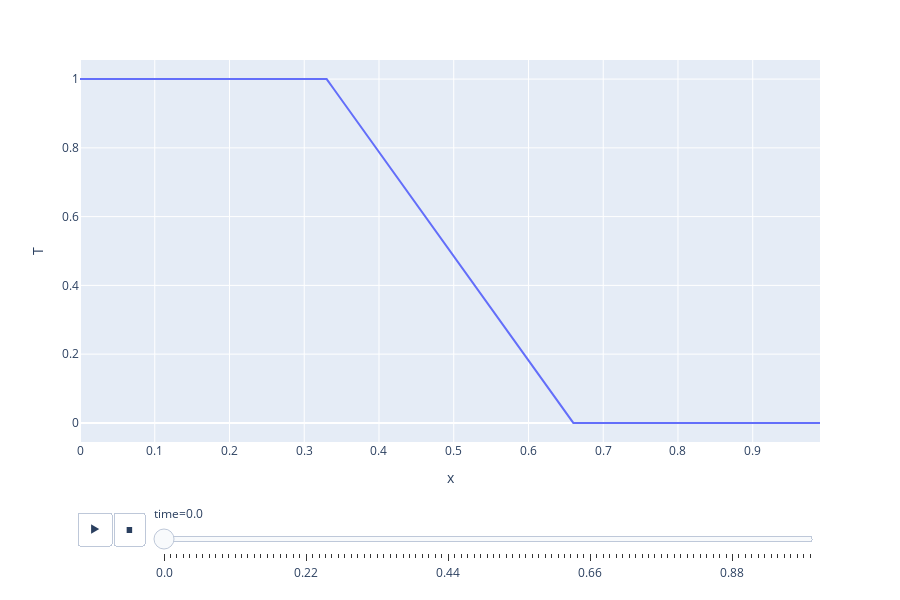

The notebook cell this image was saved under:
### Code cell
px.line(df, x='x', y='T', animation_frame='time')

### Figure 1 — Plotly figure (JSON) as saved in the notebook; plotly's stock layout.template omitted (floating-point values rounded to 4 significant figures)
{"data": [{"hoverlabel": {"namelength": 0}, "hovertemplate": "time=0.0<br>x=%{x}<br>T=%{y}", "legendgroup": "", "line": {"color": "#636efa", "dash": "solid"}, "mode": "lines", "name": "", "showlegend": false, "type": "scatter", "x": [0, 0.01, 0.02, 0.03, 0.04, 0.05, 0.06, 0.07, 0.08, 0.09, 0.1, 0.11, 0.12, 0.13, 0.14, 0.15, 0.16, 0.17, 0.18, 0.19, 0.2, 0.21, 0.22, 0.23, 0.24, 0.25, 0.26, 0.27, 0.28, 0.29, 0.3, 0.31, 0.32, 0.33, 0.34, 0.35, 0.36, 0.37, 0.38, 0.39, 0.4, 0.41, 0.42, 0.43, 0.44, 0.45, 0.46, 0.47, 0.48, 0.49, 0.5, 0.51, 0.52, 0.53, 0.54, 0.55, 0.56, 0.57, 0.58, 0.59, 0.6, 0.61, 0.62, 0.63, 0.64, 0.65, 0.66, 0.67, 0.68, 0.69, 0.7, 0.71, 0.72, 0.73, 0.74, 0.75, 0.76, 0.77, 0.78, 0.79, 0.8, 0.81, 0.82, 0.83, 0.84, 0.85, 0.86, 0.87, 0.88, 0.89, 0.9, 0.91, 0.92, 0.93, 0.94, 0.95, 0.96, 0.97, 0.98, 0.99], "xaxis": "x", "y": [1, 1, 1, 1, 1, 1, 1, 1, 1, 1, 1, 1, 1, 1, 1, 1, 1, 1, 1, 1, 1, 1, 1, 1, 1, 1, 1, 1, 1, 1, 1, 1, 1, 1, 0.9697, 0.9394, 0.9091, 0.8788, 0.8485, 0.8182, 0.7879, 0.7576, 0.7273, 0.697, 0.6667, 0.6364, 0.6061, 0.5758, 0.5455, 0.5152, 0.4848, 0.4545, 0.4242, 0.3939, 0.3636, 0.3333, 0.303, 0.2727, 0.2424, 0.2121, 0.1818, 0.1515, 0.1212, 0.09091, 0.06061, 0.0303, 0, 0, 0, 0, 0, 0, 0, 0, 0, 0, 0, 0, 0, 0, 0, 0, 0, 0, 0, 0, 0, 0, 0, 0, 0, 0, 0, 0, 0, 0, 0, 0, 0, 0], "yaxis": "y"}], "layout": {"height": 600, "legend": {"tracegroupgap": 0}, "margin": {"t": 60}, "sliders": [{"active": 0, "currentvalue": {"prefix": "time="}, "len": 0.9, "pad": {"b": 10, "t": 60}, "steps": [{"args": [["0.0"], {"frame": {"duration": 0, "redraw": false}, "fromcurrent": true, "mode": "immediate", "transition": {"duration": 0, "easing": "linear"}}], "label": "0.0", "method": "animate"}, {"args": [["0.01"], {"frame": {"duration": 0, "redraw": false}, "fromcurrent": true, "mode": "immediate", "transition": {"duration": 0, "easing": "linear"}}], "label": "0.01", "method": "animate"}, {"args": [["0.02"], {"frame": {"duration": 0, "redraw": false}, "fromcurrent": true, "mode": "immediate", "transition": {"duration": 0, "easing": "linear"}}], "label": "0.02", "method": "animate"}, {"args": [["0.03"], {"frame": {"duration": 0, "redraw": false}, "fromcurrent": true, "mode": "immediate", "transition": {"duration": 0, "easing": "linear"}}], "label": "0.03", "method": "animate"}, {"args": [["0.04"], {"frame": {"duration": 0, "redraw": false}, "fromcurrent": true, "mode": "immediate", "transition": {"duration": 0, "easing": "linear"}}], "label": "0.04", "method": "animate"}, {"args": [["0.05"], {"frame": {"duration": 0, "redraw": false}, "fromcurrent": true, "mode": "immediate", "transition": {"duration": 0, "easing": "linear"}}], "label": "0.05", "method": "animate"}, {"args": [["0.06"], {"frame": {"duration": 0, "redraw": false}, "fromcurrent": true, "mode": "immediate", "transition": {"duration": 0, "easing": "linear"}}], "label": "0.06", "method": "animate"}, {"args": [["0.07"], {"frame": {"duration": 0, "redraw": false}, "fromcurrent": true, "mode": "immediate", "transition": {"duration": 0, "easing": "linear"}}], "label": "0.07", "method": "animate"}, {"args": [["0.08"], {"frame": {"duration": 0, "redraw": false}, "fromcurrent": true, "mode": "immediate", "transition": {"duration": 0, "easing": "linear"}}], "label": "0.08", "method": "animate"}, {"args": [["0.09"], {"frame": {"duration": 0, "redraw": false}, "fromcurrent": true, "mode": "immediate", "transition": {"duration": 0, "easing": "linear"}}], "label": "0.09", "method": "animate"}, {"args": [["0.1"], {"frame": {"duration": 0, "redraw": false}, "fromcurrent": true, "mode": "immediate", "transition": {"duration": 0, "easing": "linear"}}], "label": "0.1", "method": "animate"}, {"args": [["0.11"], {"frame": {"duration": 0, "redraw": false}, "fromcurrent": true, "mode": "immediate", "transition": {"duration": 0, "easing": "linear"}}], "label": "0.11", "method": "animate"}, {"args": [["0.12"], {"frame": {"duration": 0, "redraw": false}, "fromcurrent": true, "mode": "immediate", "transition": {"duration": 0, "easing": "linear"}}], "label": "0.12", "method": "animate"}, {"args": [["0.13"], {"frame": {"duration": 0, "redraw": false}, "fromcurrent": true, "mode": "immediate", "transition": {"duration": 0, "easing": "linear"}}], "label": "0.13", "method": "animate"}, {"args": [["0.14"], {"frame": {"duration": 0, "redraw": false}, "fromcurrent": true, "mode": "immediate", "transition": {"duration": 0, "easing": "linear"}}], "label": "0.14", "method": "animate"}, {"args": [["0.15"], {"frame": {"duration": 0, "redraw": false}, "fromcurrent": true, "mode": "immediate", "transition": {"duration": 0, "easing": "linear"}}], "label": "0.15", "method": "animate"}, {"args": [["0.16"], {"frame": {"duration": 0, "redraw": false}, "fromcurrent": true, "mode": "immediate", "transition": {"duration": 0, "easing": "linear"}}], "label": "0.16", "method": "animate"}, {"args": [["0.17"], {"frame": {"duration": 0, "redraw": false}, "fromcurrent": true, "mode": "immediate", "transition": {"duration": 0, "easing": "linear"}}], "label": "0.17", "method": "animate"}, {"args": [["0.18"], {"frame": {"duration": 0, "redraw": false}, "fromcurrent": true, "mode": "immediate", "transition": {"duration": 0, "easing": "linear"}}], "label": "0.18", "method": "animate"}, {"args": [["0.19"], {"frame": {"duration": 0, "redraw": false}, "fromcurrent": true, "mode": "immediate", "transition": {"duration": 0, "easing": "linear"}}], "label": "0.19", "method": "animate"}, {"args": [["0.2"], {"frame": {"duration": 0, "redraw": false}, "fromcurrent": true, "mode": "immediate", "transition": {"duration": 0, "easing": "linear"}}], "label": "0.2", "method": "animate"}, {"args": [["0.21"], {"frame": {"duration": 0, "redraw": false}, "fromcurrent": true, "mode": "immediate", "transition": {"duration": 0, "easing": "linear"}}], "label": "0.21", "method": "animate"}, {"args": [["0.22"], {"frame": {"duration": 0, "redraw": false}, "fromcurrent": true, "mode": "immediate", "transition": {"duration": 0, "easing": "linear"}}], "label": "0.22", "method": "animate"}, {"args": [["0.23"], {"frame": {"duration": 0, "redraw": false}, "fromcurrent": true, "mode": "immediate", "transition": {"duration": 0, "easing": "linear"}}], "label": "0.23", "method": "animate"}, {"args": [["0.24"], {"frame": {"duration": 0, "redraw": false}, "fromcurrent": true, "mode": "immediate", "transition": {"duration": 0, "easing": "linear"}}], "label": "0.24", "method": "animate"}, {"args": [["0.25"], {"frame": {"duration": 0, "redraw": false}, "fromcurrent": true, "mode": "immediate", "transition": {"duration": 0, "easing": "linear"}}], "label": "0.25", "method": "animate"}, {"args": [["0.26"], {"frame": {"duration": 0, "redraw": false}, "fromcurrent": true, "mode": "immediate", "transition": {"duration": 0, "easing": "linear"}}], "label": "0.26", "method": "animate"}, {"args": [["0.27"], {"frame": {"duration": 0, "redraw": false}, "fromcurrent": true, "mode": "immediate", "transition": {"duration": 0, "easing": "linear"}}], "label": "0.27", "method": "animate"}, {"args": [["0.28"], {"frame": {"duration": 0, "redraw": false}, "fromcurrent": true, "mode": "immediate", "transition": {"duration": 0, "easing": "linear"}}], "label": "0.28", "method": "animate"}, {"args": [["0.29"], {"frame": {"duration": 0, "redraw": false}, "fromcurrent": true, "mode": "immediate", "transition": {"duration": 0, "easing": "linear"}}], "label": "0.29", "method": "animate"}, {"args": [["0.3"], {"frame": {"duration": 0, "redraw": false}, "fromcurrent": true, "mode": "immediate", "transition": {"duration": 0, "easing": "linear"}}], "label": "0.3", "method": "animate"}, {"args": [["0.31"], {"frame": {"duration": 0, "redraw": false}, "fromcurrent": true, "mode": "immediate", "transition": {"duration": 0, "easing": "linear"}}], "label": "0.31", "method": "animate"}, {"args": [["0.32"], {"frame": {"duration": 0, "redraw": false}, "fromcurrent": true, "mode": "immediate", "transition": {"duration": 0, "easing": "linear"}}], "label": "0.32", "method": "animate"}, {"args": [["0.33"], {"frame": {"duration": 0, "redraw": false}, "fromcurrent": true, "mode": "immediate", "transition": {"duration": 0, "easing": "linear"}}], "label": "0.33", "method": "animate"}, {"args": [["0.34"], {"frame": {"duration": 0, "redraw": false}, "fromcurrent": true, "mode": "immediate", "transition": {"duration": 0, "easing": "linear"}}], "label": "0.34", "method": "animate"}, {"args": [["0.35000000000000003"], {"frame": {"duration": 0, "redraw": false}, "fromcurrent": true, "mode": "immediate", "transition": {"duration": 0, "easing": "linear"}}], "label": "0.35000000000000003", "method": "animate"}, {"args": [["0.36"], {"frame": {"duration": 0, "redraw": false}, "fromcurrent": true, "mode": "immediate", "transition": {"duration": 0, "easing": "linear"}}], "label": "0.36", "method": "animate"}, {"args": [["0.37"], {"frame": {"duration": 0, "redraw": false}, "fromcurrent": true, "mode": "immediate", "transition": {"duration": 0, "easing": "linear"}}], "label": "0.37", "method": "animate"}, {"args": [["0.38"], {"frame": {"duration": 0, "redraw": false}, "fromcurrent": true, "mode": "immediate", "transition": {"duration": 0, "easing": "linear"}}], "label": "0.38", "method": "animate"}, {"args": [["0.39"], {"frame": {"duration": 0, "redraw": false}, "fromcurrent": true, "mode": "immediate", "transition": {"duration": 0, "easing": "linear"}}], "label": "0.39", "method": "animate"}, {"args": [["0.4"], {"frame": {"duration": 0, "redraw": false}, "fromcurrent": true, "mode": "immediate", "transition": {"duration": 0, "easing": "linear"}}], "label": "0.4", "method": "animate"}, {"args": [["0.41000000000000003"], {"frame": {"duration": 0, "redraw": false}, "fromcurrent": true, "mode": "immediate", "transition": {"duration": 0, "easing": "linear"}}], "label": "0.41000000000000003", "method": "animate"}, {"args": [["0.42"], {"frame": {"duration": 0, "redraw": false}, "fromcurrent": true, "mode": "immediate", "transition": {"duration": 0, "easing": "linear"}}], "label": "0.42", "method": "animate"}, {"args": [["0.43"], {"frame": {"duration": 0, "redraw": false}, "fromcurrent": true, "mode": "immediate", "transition": {"duration": 0, "easing": "linear"}}], "label": "0.43", "method": "animate"}, {"args": [["0.44"], {"frame": {"duration": 0, "redraw": false}, "fromcurrent": true, "mode": "immediate", "transition": {"duration": 0, "easing": "linear"}}], "label": "0.44", "method": "animate"}, {"args": [["0.45"], {"frame": {"duration": 0, "redraw": false}, "fromcurrent": true, "mode": "immediate", "transition": {"duration": 0, "easing": "linear"}}], "label": "0.45", "method": "animate"}, {"args": [["0.46"], {"frame": {"duration": 0, "redraw": false}, "fromcurrent": true, "mode": "immediate", "transition": {"duration": 0, "easing": "linear"}}], "label": "0.46", "method": "animate"}, {"args": [["0.47000000000000003"], {"frame": {"duration": 0, "redraw": false}, "fromcurrent": true, "mode": "immediate", "transition": {"duration": 0, "easing": "linear"}}], "label": "0.47000000000000003", "method": "animate"}, {"args": [["0.48"], {"frame": {"duration": 0, "redraw": false}, "fromcurrent": true, "mode": "immediate", "transition": {"duration": 0, "easing": "linear"}}], "label": "0.48", "method": "animate"}, {"args": [["0.49"], {"frame": {"duration": 0, "redraw": false}, "fromcurrent": true, "mode": "immediate", "transition": {"duration": 0, "easing": "linear"}}], "label": "0.49", "method": "animate"}, {"args": [["0.5"], {"frame": {"duration": 0, "redraw": false}, "fromcurrent": true, "mode": "immediate", "transition": {"duration": 0, "easing": "linear"}}], "label": "0.5", "method": "animate"}, {"args": [["0.51"], {"frame": {"duration": 0, "redraw": false}, "fromcurrent": true, "mode": "immediate", "transition": {"duration": 0, "easing": "linear"}}], "label": "0.51", "method": "animate"}, {"args": [["0.52"], {"frame": {"duration": 0, "redraw": false}, "fromcurrent": true, "mode": "immediate", "transition": {"duration": 0, "easing": "linear"}}], "label": "0.52", "method": "animate"}, {"args": [["0.53"], {"frame": {"duration": 0, "redraw": false}, "fromcurrent": true, "mode": "immediate", "transition": {"duration": 0, "easing": "linear"}}], "label": "0.53", "method": "animate"}, {"args": [["0.54"], {"frame": {"duration": 0, "redraw": false}, "fromcurrent": true, "mode": "immediate", "transition": {"duration": 0, "easing": "linear"}}], "label": "0.54", "method": "animate"}, {"args": [["0.55"], {"frame": {"duration": 0, "redraw": false}, "fromcurrent": true, "mode": "immediate", "transition": {"duration": 0, "easing": "linear"}}], "label": "0.55", "method": "animate"}, {"args": [["0.56"], {"frame": {"duration": 0, "redraw": false}, "fromcurrent": true, "mode": "immediate", "transition": {"duration": 0, "easing": "linear"}}], "label": "0.56", "method": "animate"}, {"args": [["0.5700000000000001"], {"frame": {"duration": 0, "redraw": false}, "fromcurrent": true, "mode": "immediate", "transition": {"duration": 0, "easing": "linear"}}], "label": "0.5700000000000001", "method": "animate"}, {"args": [["0.58"], {"frame": {"duration": 0, "redraw": false}, "fromcurrent": true, "mode": "immediate", "transition": {"duration": 0, "easing": "linear"}}], "label": "0.58", "method": "animate"}, {"args": [["0.59"], {"frame": {"duration": 0, "redraw": false}, "fromcurrent": true, "mode": "immediate", "transition": {"duration": 0, "easing": "linear"}}], "label": "0.59", "method": "animate"}, {"args": [["0.6"], {"frame": {"duration": 0, "redraw": false}, "fromcurrent": true, "mode": "immediate", "transition": {"duration": 0, "easing": "linear"}}], "label": "0.6", "method": "animate"}, {"args": [["0.61"], {"frame": {"duration": 0, "redraw": false}, "fromcurrent": true, "mode": "immediate", "transition": {"duration": 0, "easing": "linear"}}], "label": "0.61", "method": "animate"}, {"args": [["0.62"], {"frame": {"duration": 0, "redraw": false}, "fromcurrent": true, "mode": "immediate", "transition": {"duration": 0, "easing": "linear"}}], "label": "0.62", "method": "animate"}, {"args": [["0.63"], {"frame": {"duration": 0, "redraw": false}, "fromcurrent": true, "mode": "immediate", "transition": {"duration": 0, "easing": "linear"}}], "label": "0.63", "method": "animate"}, {"args": [["0.64"], {"frame": {"duration": 0, "redraw": false}, "fromcurrent": true, "mode": "immediate", "transition": {"duration": 0, "easing": "linear"}}], "label": "0.64", "method": "animate"}, {"args": [["0.65"], {"frame": {"duration": 0, "redraw": false}, "fromcurrent": true, "mode": "immediate", "transition": {"duration": 0, "easing": "linear"}}], "label": "0.65", "method": "animate"}, {"args": [["0.66"], {"frame": {"duration": 0, "redraw": false}, "fromcurrent": true, "mode": "immediate", "transition": {"duration": 0, "easing": "linear"}}], "label": "0.66", "method": "animate"}, {"args": [["0.67"], {"frame": {"duration": 0, "redraw": false}, "fromcurrent": true, "mode": "immediate", "transition": {"duration": 0, "easing": "linear"}}], "label": "0.67", "method": "animate"}, {"args": [["0.68"], {"frame": {"duration": 0, "redraw": false}, "fromcurrent": true, "mode": "immediate", "transition": {"duration": 0, "easing": "linear"}}], "label": "0.68", "method": "animate"}, {"args": [["0.6900000000000001"], {"frame": {"duration": 0, "redraw": false}, "fromcurrent": true, "mode": "immediate", "transition": {"duration": 0, "easing": "linear"}}], "label": "0.6900000000000001", "method": "animate"}, {"args": [["0.7000000000000001"], {"frame": {"duration": 0, "redraw": false}, "fromcurrent": true, "mode": "immediate", "transition": {"duration": 0, "easing": "linear"}}], "label": "0.7000000000000001", "method": "animate"}, {"args": [["0.71"], {"frame": {"duration": 0, "redraw": false}, "fromcurrent": true, "mode": "immediate", "transition": {"duration": 0, "easing": "linear"}}], "label": "0.71", "method": "animate"}, {"args": [["0.72"], {"frame": {"duration": 0, "redraw": false}, "fromcurrent": true, "mode": "immediate", "transition": {"duration": 0, "easing": "linear"}}], "label": "0.72", "method": "animate"}, {"args": [["0.73"], {"frame": {"duration": 0, "redraw": false}, "fromcurrent": true, "mode": "immediate", "transition": {"duration": 0, "easing": "linear"}}], "label": "0.73", "method": "animate"}, {"args": [["0.74"], {"frame": {"duration": 0, "redraw": false}, "fromcurrent": true, "mode": "immediate", "transition": {"duration": 0, "easing": "linear"}}], "label": "0.74", "method": "animate"}, {"args": [["0.75"], {"frame": {"duration": 0, "redraw": false}, "fromcurrent": true, "mode": "immediate", "transition": {"duration": 0, "easing": "linear"}}], "label": "0.75", "method": "animate"}, {"args": [["0.76"], {"frame": {"duration": 0, "redraw": false}, "fromcurrent": true, "mode": "immediate", "transition": {"duration": 0, "easing": "linear"}}], "label": "0.76", "method": "animate"}, {"args": [["0.77"], {"frame": {"duration": 0, "redraw": false}, "fromcurrent": true, "mode": "immediate", "transition": {"duration": 0, "easing": "linear"}}], "label": "0.77", "method": "animate"}, {"args": [["0.78"], {"frame": {"duration": 0, "redraw": false}, "fromcurrent": true, "mode": "immediate", "transition": {"duration": 0, "easing": "linear"}}], "label": "0.78", "method": "animate"}, {"args": [["0.79"], {"frame": {"duration": 0, "redraw": false}, "fromcurrent": true, "mode": "immediate", "transition": {"duration": 0, "easing": "linear"}}], "label": "0.79", "method": "animate"}, {"args": [["0.8"], {"frame": {"duration": 0, "redraw": false}, "fromcurrent": true, "mode": "immediate", "transition": {"duration": 0, "easing": "linear"}}], "label": "0.8", "method": "animate"}, {"args": [["0.81"], {"frame": {"duration": 0, "redraw": false}, "fromcurrent": true, "mode": "immediate", "transition": {"duration": 0, "easing": "linear"}}], "label": "0.81", "method": "animate"}, {"args": [["0.8200000000000001"], {"frame": {"duration": 0, "redraw": false}, "fromcurrent": true, "mode": "immediate", "transition": {"duration": 0, "easing": "linear"}}], "label": "0.8200000000000001", "method": "animate"}, {"args": [["0.8300000000000001"], {"frame": {"duration": 0, "redraw": false}, "fromcurrent": true, "mode": "immediate", "transition": {"duration": 0, "easing": "linear"}}], "label": "0.8300000000000001", "method": "animate"}, {"args": [["0.84"], {"frame": {"duration": 0, "redraw": false}, "fromcurrent": true, "mode": "immediate", "transition": {"duration": 0, "easing": "linear"}}], "label": "0.84", "method": "animate"}, {"args": [["0.85"], {"frame": {"duration": 0, "redraw": false}, "fromcurrent": true, "mode": "immediate", "transition": {"duration": 0, "easing": "linear"}}], "label": "0.85", "method": "animate"}, {"args": [["0.86"], {"frame": {"duration": 0, "redraw": false}, "fromcurrent": true, "mode": "immediate", "transition": {"duration": 0, "easing": "linear"}}], "label": "0.86", "method": "animate"}, {"args": [["0.87"], {"frame": {"duration": 0, "redraw": false}, "fromcurrent": true, "mode": "immediate", "transition": {"duration": 0, "easing": "linear"}}], "label": "0.87", "method": "animate"}, {"args": [["0.88"], {"frame": {"duration": 0, "redraw": false}, "fromcurrent": true, "mode": "immediate", "transition": {"duration": 0, "easing": "linear"}}], "label": "0.88", "method": "animate"}, {"args": [["0.89"], {"frame": {"duration": 0, "redraw": false}, "fromcurrent": true, "mode": "immediate", "transition": {"duration": 0, "easing": "linear"}}], "label": "0.89", "method": "animate"}, {"args": [["0.9"], {"frame": {"duration": 0, "redraw": false}, "fromcurrent": true, "mode": "immediate", "transition": {"duration": 0, "easing": "linear"}}], "label": "0.9", "method": "animate"}, {"args": [["0.91"], {"frame": {"duration": 0, "redraw": false}, "fromcurrent": true, "mode": "immediate", "transition": {"duration": 0, "easing": "linear"}}], "label": "0.91", "method": "animate"}, {"args": [["0.92"], {"frame": {"duration": 0, "redraw": false}, "fromcurrent": true, "mode": "immediate", "transition": {"duration": 0, "easing": "linear"}}], "label": "0.92", "method": "animate"}, {"args": [["0.93"], {"frame": {"duration": 0, "redraw": false}, "fromcurrent": true, "mode": "immediate", "transition": {"duration": 0, "easing": "linear"}}], "label": "0.93", "method": "animate"}, {"args": [["0.9400000000000001"], {"frame": {"duration": 0, "redraw": false}, "fromcurrent": true, "mode": "immediate", "transition": {"duration": 0, "easing": "linear"}}], "label": "0.9400000000000001", "method": "animate"}, {"args": [["0.9500000000000001"], {"frame": {"duration": 0, "redraw": false}, "fromcurrent": true, "mode": "immediate", "transition": {"duration": 0, "easing": "linear"}}], "label": "0.9500000000000001", "method": "animate"}, {"args": [["0.96"], {"frame": {"duration": 0, "redraw": false}, "fromcurrent": true, "mode": "immediate", "transition": {"duration": 0, "easing": "linear"}}], "label": "0.96", "method": "animate"}, {"args": [["0.97"], {"frame": {"duration": 0, "redraw": false}, "fromcurrent": true, "mode": "immediate", "transition": {"duration": 0, "easing": "linear"}}], "label": "0.97", "method": "animate"}, {"args": [["0.98"], {"frame": {"duration": 0, "redraw": false}, "fromcurrent": true, "mode": "immediate", "transition": {"duration": 0, "easing": "linear"}}], "label": "0.98", "method": "animate"}, {"args": [["0.99"], {"frame": {"duration": 0, "redraw": false}, "fromcurrent": true, "mode": "immediate", "transition": {"duration": 0, "easing": "linear"}}], "label": "0.99", "method": "animate"}, {"args": [["1.0"], {"frame": {"duration": 0, "redraw": false}, "fromcurrent": true, "mode": "immediate", "transition": {"duration": 0, "easing": "linear"}}], "label": "1.0", "method": "animate"}], "x": 0.1, "xanchor": "left", "y": 0, "yanchor": "top"}], "updatemenus": [{"buttons": [{"args": [null, {"frame": {"duration": 500, "redraw": false}, "fromcurrent": true, "mode": "immediate", "transition": {"duration": 500, "easing": "linear"}}], "label": "&#9654;", "method": "animate"}, {"args": [[null], {"frame": {"duration": 0, "redraw": false}, "fromcurrent": true, "mode": "immediate", "transition": {"duration": 0, "easing": "linear"}}], "label": "&#9724;", "method": "animate"}], "direction": "left", "pad": {"r": 10, "t": 70}, "showactive": false, "type": "buttons", "x": 0.1, "xanchor": "right", "y": 0, "yanchor": "top"}], "xaxis": {"anchor": "y", "domain": [0, 1], "title": {"text": "x"}}, "yaxis": {"anchor": "x", "domain": [0, 1], "title": {"text": "T"}}}}
